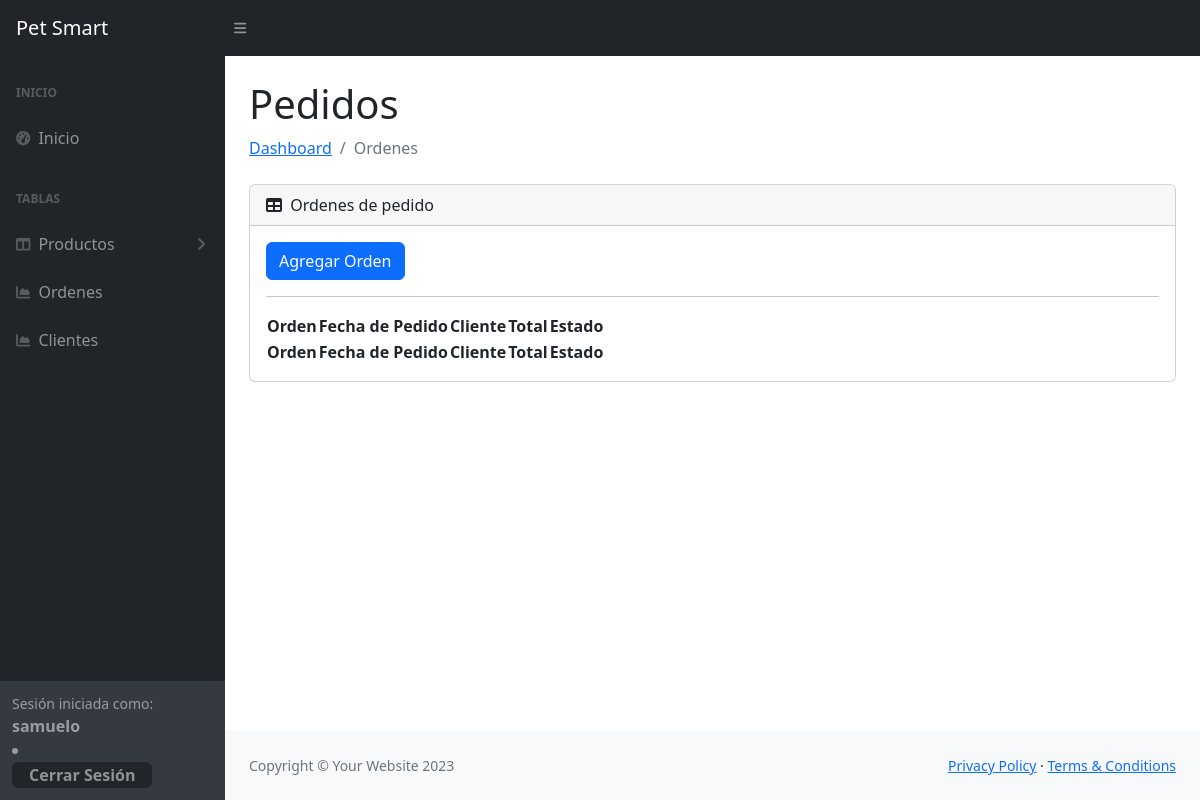
Before: /dash/tabla_ordenes/ (signed in) with the older database file.
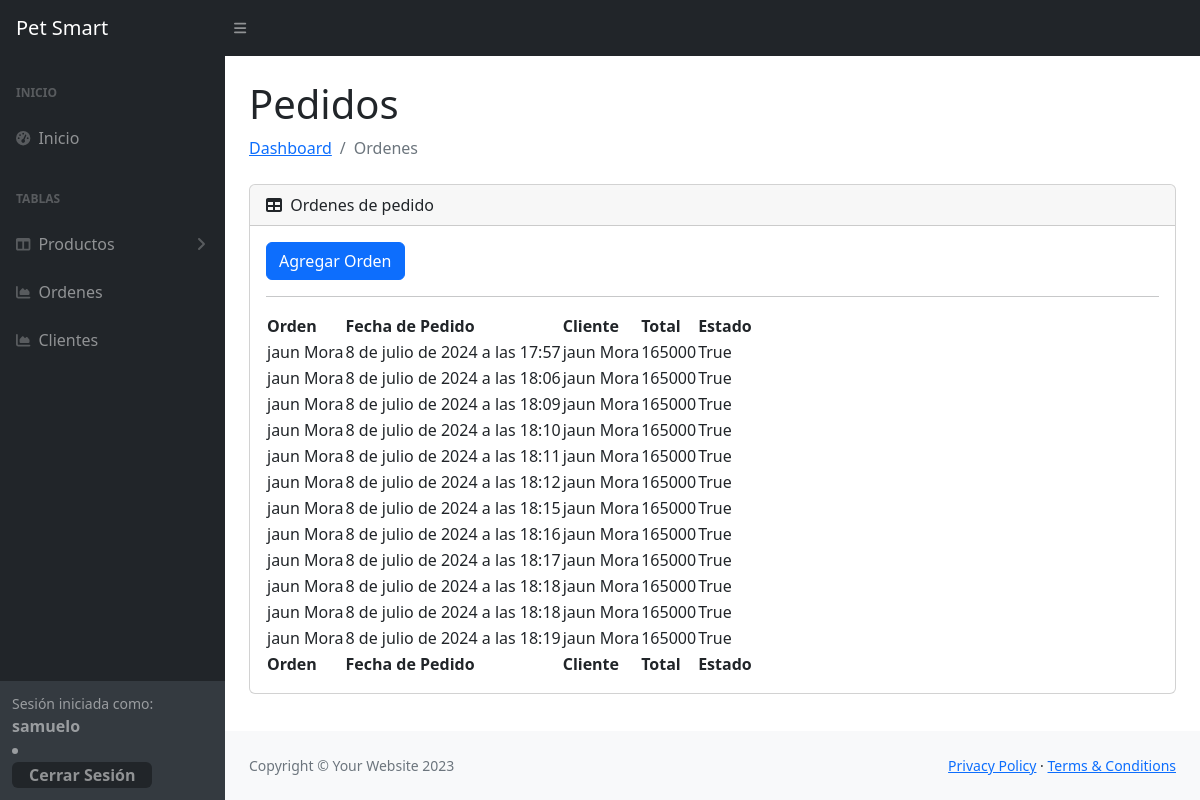
After: the same page with the newer database file.
### app/models.py (models this page shows, shortened)
class Orden(models.Model):
    cliente = models.ForeignKey(Cliente, on_delete=models.SET_NULL, null=True, blank=True)
    fecha_creacion = models.DateTimeField(auto_now_add=True)
    completada = models.BooleanField(default=False)
    estado = models.CharField(max_length=100, choices=ESTADO_ENVIO, null=True, blank=True)
    direccion_envio = models.ForeignKey(Direccion, on_delete=models.SET_NULL, null=True, blank=True)
    total = models.IntegerField(blank=True, null=True)

class Cliente(models.Model):
    user = models.OneToOneField(User, on_delete=models.CASCADE)
    nombre = models.CharField(max_length=255)
    apellidos = models.CharField(max_length=255)
    email = models.EmailField(blank=True, null=True)
    telefono = models.CharField(max_length=20, blank=True, null=True)
    def __str__(self):
        return f"{self.nombre} {self.apellidos}"

### app/views.py (the view)
# urls.py: path('dash/tabla_ordenes/', tabla_ordenes, name='tabla_ordenes'),
def tabla_ordenes(request):
    ordenes=Orden.objects.all()
    datos={
        "ordenes":ordenes
    }
    return render(request, 'dash/tabla_ordenes.html',datos)

### app/templates/dash/tabla_ordenes.html
{% extends "dash/base.html" %} {% load static %} {% block contents %}
<main>
  <div class="container-fluid px-4">
    <h1 class="mt-4">Pedidos</h1>
    <ol class="breadcrumb mb-4">
      <li class="breadcrumb-item"><a href="index.html">Dashboard</a></li>
      <li class="breadcrumb-item active">Ordenes</li>
    </ol>
    <div class="card mb-4">
      <div class="card-header">
        <i class="fas fa-table me-1"></i>
        Ordenes de pedido
      </div>
      <div class="card-body">
        <a href="{% url "agregar_orden" %}" class="btn btn-primary">
          Agregar Orden</a
        >
        <hr />
        <table id="datatablesSimple">
          <thead>
            <tr>
              <th>Orden</th>
              <th>Fecha de Pedido</th>
              <th>Cliente</th>
              <th>Total</th>
              <th>Estado</th>
            </tr>
          </thead>
          <tfoot>
            <tr>
              <th>Orden</th>
              <th>Fecha de Pedido</th>
              <th>Cliente</th>
              <th>Total</th>
              <th>Estado</th>
            </tr>
          </tfoot>
          <tbody>
            {% for o in ordenes%}
            <tr>
                <td>{{o.cliente}}</td>
                <td>{{o.fecha_creacion}}</td>
                <td>{{o.cliente.nombre}} {{o.cliente.apellidos}}</td>
                <td>{{o.total}}</td>
                <td>{{o.completada}}</td>
              </tr>
            {% endfor %}
          </tbody>
        </table>
      </div>
    </div>
  </div>
</main>
{% endblock contents %}

Changed rows visible on the page:
added Orden: cliente "jaun Mora", fecha_creacion "8 de julio de 2024 a las 17:57", cliente.nombre "jaun", cliente.apellidos "Mora", total "165000", completada "True"
added Orden: cliente "jaun Mora", fecha_creacion "8 de julio de 2024 a las 18:06", cliente.nombre "jaun", cliente.apellidos "Mora", total "165000", completada "True"
added Orden: cliente "jaun Mora", fecha_creacion "8 de julio de 2024 a las 18:09", cliente.nombre "jaun", cliente.apellidos "Mora", total "165000", completada "True"
added Orden: cliente "jaun Mora", fecha_creacion "8 de julio de 2024 a las 18:10", cliente.nombre "jaun", cliente.apellidos "Mora", total "165000", completada "True"
added Orden: cliente "jaun Mora", fecha_creacion "8 de julio de 2024 a las 18:11", cliente.nombre "jaun", cliente.apellidos "Mora", total "165000", completada "True"
added Orden: cliente "jaun Mora", fecha_creacion "8 de julio de 2024 a las 18:12", cliente.nombre "jaun", cliente.apellidos "Mora", total "165000", completada "True"
added Orden: cliente "jaun Mora", fecha_creacion "8 de julio de 2024 a las 18:15", cliente.nombre "jaun", cliente.apellidos "Mora", total "165000", completada "True"
added Orden: cliente "jaun Mora", fecha_creacion "8 de julio de 2024 a las 18:16", cliente.nombre "jaun", cliente.apellidos "Mora", total "165000", completada "True"
added Orden: cliente "jaun Mora", fecha_creacion "8 de julio de 2024 a las 18:17", cliente.nombre "jaun", cliente.apellidos "Mora", total "165000", completada "True"
added Orden: cliente "jaun Mora", fecha_creacion "8 de julio de 2024 a las 18:18", cliente.nombre "jaun", cliente.apellidos "Mora", total "165000", completada "True"
added Orden: cliente "jaun Mora", fecha_creacion "8 de julio de 2024 a las 18:18", cliente.nombre "jaun", cliente.apellidos "Mora", total "165000", completada "True"
added Orden: cliente "jaun Mora", fecha_creacion "8 de julio de 2024 a las 18:19", cliente.nombre "jaun", cliente.apellidos "Mora", total "165000", completada "True"
